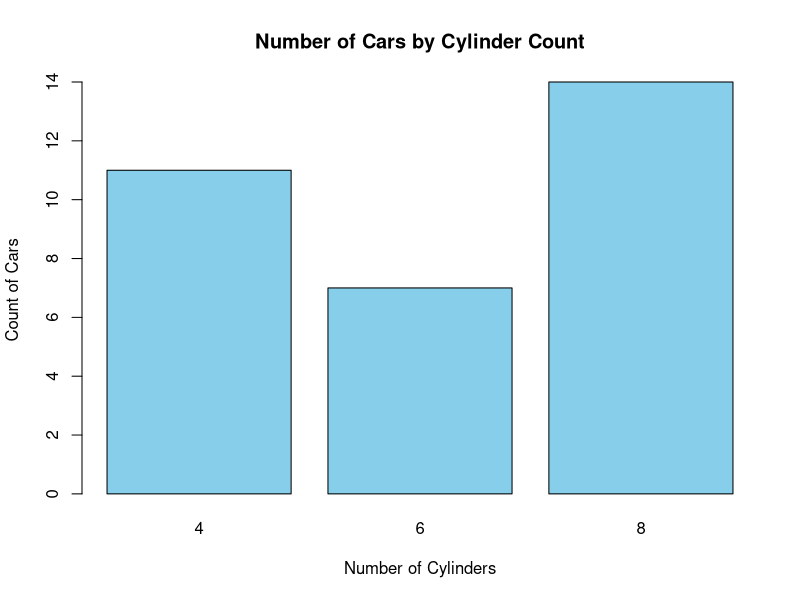

Reproduce this figure in R. (Note: this script raises an error after producing the figure.)
library(dplyr)
library(ggplot2)
data("mtcars")

head(mtcars)

str(mtcars)

mtcars %>%
  summarise(count_Of_car = n_distinct(rownames(mtcars)))

mtcars %>% group_by(cyl) %>% summarise(mean_weight = mean(wt))

mtcars %>% group_by(gear) %>% summarise(No_Of_Cars=n())

mtcars %>% group_by(gear) %>%
  summarise(Mean_MPG = mean(mpg))

mtcars %>% group_by(carb) %>%
  summarise(Mean_MPG = mean(mpg))

mtcars %>% group_by(cyl) %>%
  summarise(Mean_MPG = mean(mpg))

mtcars %>% group_by(gear,carb,cyl) %>%
  summarise(Mean_MPG = mean(mpg))

MAX_HP <- max(mtcars$hp)
print("Maximum HP is")

print(MAX_HP)

mtcars %>% filter(hp==MAX_HP) %>%
  select(disp,gear,hp)

# Create a table of cylinder counts
cyl_counts <- table(mtcars$cyl)
# Create a bar chart
barplot(cyl_counts,
        main = "Number of Cars by Cylinder Count",
        xlab = "Number of Cylinders",
        ylab = "Count of Cars",
        col = "skyblue",
        border = "black")


CopyEdit
# Load ggplot2

# Convert cyl to a factor for categorical plotting
mtcars$cyl <- as.factor(mtcars$cyl)
# Create the bar chart
ggplot(mtcars, aes(x = cyl, fill = cyl)) +
  geom_bar() +
  labs(title = "Number of Cars by Cylinder Count",
       x = "Number of Cylinders",
       y = "Count of Cars") +
  scale_fill_brewer(palette = "Set2") +
  theme_minimal()



ggplot(mpg_by_cyl, aes(x = cyl, y = mpg, fill = cyl)) +
  geom_bar(stat = "identity") +
  geom_text(aes(label = round(mpg, 1)), vjust = -0.5) +
  labs(title = "Average MPG by Cylinder Count",
       x = "Number of Cylinders",
       y = "Mean MPG") +
  theme_minimal()


# Compute mean mpg per cylinder
mpg_by_cyl <- aggregate(mpg ~ cyl, data = mtcars, FUN = mean)
# Create the bar chart
ggplot(mpg_by_cyl, aes(x = cyl, y = mpg, fill = cyl)) +
  geom_bar(stat = "identity") +
  labs(title = "Average MPG by Cylinder Count",
       x = "Number of Cylinders",
       y = "Mean MPG") +
  scale_fill_brewer(palette = "Set1") +
  theme_minimal()

ggplot(mpg_by_cyl, aes(x = cyl, y = mpg, fill = cyl)) +
  geom_bar(stat = "identity") +
  geom_text(aes(label = round(mpg, 1)), vjust = -0.5) +
  labs(title = "Average MPG by Cylinder Count",
       x = "Number of Cylinders",
       y = "Mean MPG") +
  theme_minimal()